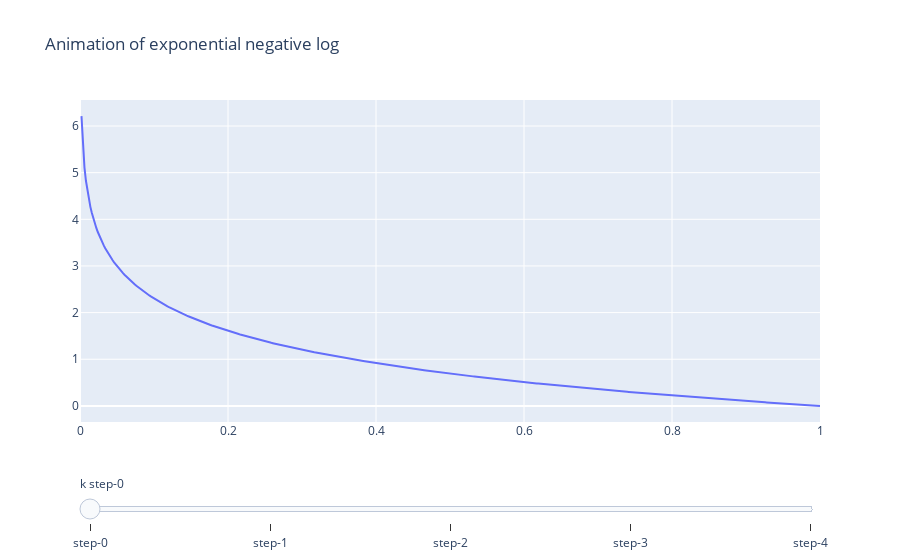

The notebook cell this image was saved under:
### Markdown cell above
Lets see what's so special about:
- negative natural log between 0 and 1
- the exponential negative natural log between 0 and 1

### Code cell
x = np.linspace(0, 1, 500)
n_arr = np.arange(1, 6)
negative_log_exponents = (-np.log(x)) ** n_arr[:, np.newaxis]

# initialise graphic objects figure (plotly)
go_fig = go.Figure()

# add traces, i.e. plots per n value
for idx, n_val in enumerate(n_arr):
    go_fig.add_trace(go.Scatter(x=x, y=negative_log_exponents[idx, :], visible = idx == 0))

steps = []
for n_idx, n_val in enumerate(n_arr):
    curr_step = dict(
        method = 'update',
        args = [{
            'visible': [j == n_idx for j in range(n_arr.shape[0])]
        },
        {
            'title': f"For n = {n_val}"
        }]
    )
    steps.append(curr_step)

sliders = [
    dict(
        active = 0,
        currentvalue = {'prefix': 'k '},
        pad={'t': 50},
        steps=steps
    )
]
go_fig.update_layout(
    title='Animation of exponential negative log',
    sliders = sliders
)
go_fig.show()

### Figure 1 — Plotly figure (JSON) as saved in the notebook; plotly's stock layout.template omitted (floating-point values rounded to 4 significant figures; data arrays with more than 128 entries replaced by an {"elided": "..."} marker saying what was removed)
{"data": [{"type": "scatter", "visible": true, "x": {"elided": "500 float values"}, "y": {"elided": "500 float values"}}, {"type": "scatter", "visible": false, "x": {"elided": "500 float values"}, "y": {"elided": "500 float values"}}, {"type": "scatter", "visible": false, "x": {"elided": "500 float values"}, "y": {"elided": "500 float values"}}, {"type": "scatter", "visible": false, "x": {"elided": "500 float values"}, "y": {"elided": "500 float values"}}, {"type": "scatter", "visible": false, "x": {"elided": "500 float values"}, "y": {"elided": "500 float values"}}], "layout": {"sliders": [{"active": 0, "currentvalue": {"prefix": "k "}, "pad": {"t": 50}, "steps": [{"args": [{"visible": [true, false, false, false, false]}, {"title": "For n = 1"}], "method": "update"}, {"args": [{"visible": [false, true, false, false, false]}, {"title": "For n = 2"}], "method": "update"}, {"args": [{"visible": [false, false, true, false, false]}, {"title": "For n = 3"}], "method": "update"}, {"args": [{"visible": [false, false, false, true, false]}, {"title": "For n = 4"}], "method": "update"}, {"args": [{"visible": [false, false, false, false, true]}, {"title": "For n = 5"}], "method": "update"}]}], "title": {"text": "Animation of exponential negative log"}}}
